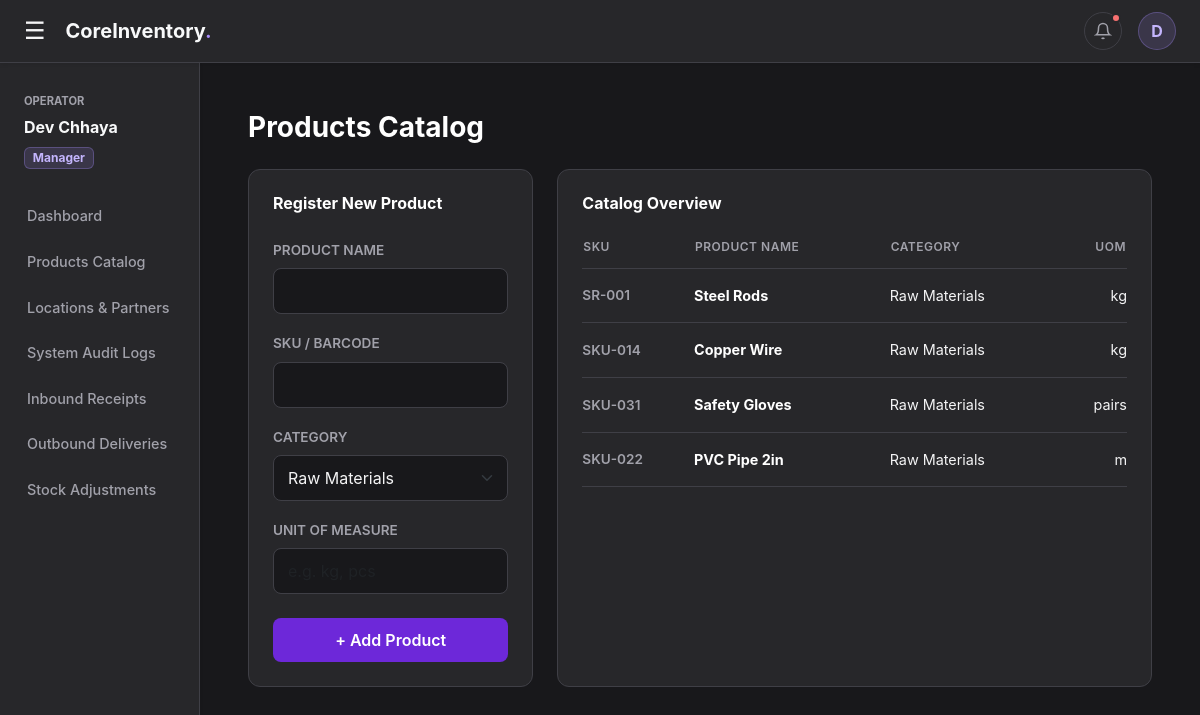
Screenshot of /products (signed in) with the database file from the repository.
### app.py (models this page shows)
class User(db.Model):
    __tablename__ = 'users'
    id = db.Column(db.Integer, primary_key=True)
    username = db.Column(db.String(50), unique=True, nullable=False)
    email = db.Column(db.String(100), unique=True, nullable=False)
    password_hash = db.Column(db.String(255), nullable=False)
    role = db.Column(db.String(20), nullable=False, default='Manager')
    address = db.Column(db.Text, nullable=True)
    preferred_payment = db.Column(db.String(20), nullable=True, default='UPI')
    reset_otp = db.Column(db.String(6), nullable=True)
    otp_expiry = db.Column(db.DateTime, nullable=True)

class Product(db.Model):
    __tablename__ = 'products'
    id = db.Column(db.Integer, primary_key=True)
    name = db.Column(db.String(255), nullable=False)
    sku = db.Column(db.String(100), unique=True, nullable=False)
    category_id = db.Column(db.Integer, db.ForeignKey('product_categories.id'))
    unit_of_measure = db.Column(db.String(50), nullable=False)
    created_at = db.Column(db.DateTime, default=datetime.utcnow)

class ProductCategory(db.Model):
    __tablename__ = 'product_categories'
    id = db.Column(db.Integer, primary_key=True)
    name = db.Column(db.String(100), unique=True, nullable=False)

### app.py (the view, shortened to what this page needs)
@app.route('/products', methods=['GET', 'POST'])
@login_required
@role_required('Manager')
def products():
    products_list = db.session.query(Product.id, Product.name, Product.sku, Product.unit_of_measure, ProductCategory.name.label('category_name')).outerjoin(ProductCategory, Product.category_id == ProductCategory.id).all()
    categories = ProductCategory.query.all()
    return render_template('products.html', products=products_list, categories=categories)

### app.py (called while the page is built)
@app.context_processor
def inject_global_data():
    if 'user_id' in session:
        nav_pending = InventoryOperation.query.filter(InventoryOperation.status != 'Done').order_by(InventoryOperation.created_at.desc()).limit(4).all()
        nav_completed = InventoryOperation.query.filter_by(status='Done').order_by(InventoryOperation.created_at.desc()).limit(4).all()
        return dict(nav_pending=nav_pending, nav_completed=nav_completed)
    return dict()

def login_required(f):
    @wraps(f)
    def decorated_function(*args, **kwargs):
        if 'user_id' not in session: return redirect(url_for('login'))
        user = User.query.get(session['user_id'])
        if not user:
            session.clear()
            return redirect(url_for('login'))
        return f(*args, **kwargs)
    return decorated_function

def role_required(allowed_role):
    def decorator(f):
        @wraps(f)
        def decorated_function(*args, **kwargs):
            if session.get('user_role') != allowed_role:
                flash(f'Access Denied: Requires {allowed_role} clearance.', 'danger')
                return redirect(url_for('dashboard'))
            return f(*args, **kwargs)
        return decorated_function
    return decorator

### templates/products.html (shortened to what this page needs)
{% extends "base.html" %}
{% block content %}
<div class="d-flex justify-content-between align-items-center mb-4">
    <h1 class="h3 text-white fw-bold mb-0">Products Catalog</h1>
</div>
<div class="row g-4">
    <div class="col-lg-4">
        <div class="panel-card h-100">
            <h6 class="text-white fw-bold mb-4">Register New Product</h6>
            <form method="POST" action="/products">
                <div class="mb-3">
                    <label class="form-label text-muted-custom">Product Name</label>
                    <input type="text" name="name" class="form-control dark-input" required>
                </div>
                <div class="mb-3">
                    <label class="form-label text-muted-custom">SKU / Barcode</label>
                    <input type="text" name="sku" class="form-control dark-input" required>
                </div>
                <div class="mb-3">
                    <label class="form-label text-muted-custom">Category</label>
                    <select name="category_id" class="form-select dark-input" required>
                        {% for cat in categories %}<option value="{{ cat.id }}">{{ cat.name }}</option>{% endfor %}
                    </select>
                </div>
                <div class="mb-4">
                    <label class="form-label text-muted-custom">Unit of Measure</label>
                    <input type="text" name="uom" class="form-control dark-input" required placeholder="e.g. kg, pcs">
                </div>
                <button type="submit" class="btn-purple w-100">+ Add Product</button>
            </form>
        </div>
    </div>
    <div class="col-lg-8">
        <div class="panel-card h-100">
            <h6 class="text-white fw-bold mb-4">Catalog Overview</h6>
            <div class="table-responsive">
                <table class="custom-table">
                    <thead><tr><th>SKU</th><th>Product Name</th><th>Category</th><th class="text-end">UoM</th></tr></thead>
                    <tbody>
                        {% for p in products %}
                        <tr>
                            <td class="text-muted-custom">{{ p.sku }}</td>
                            <td class="fw-bold text-white">{{ p.name }}</td>
                            <td>{{ p.category_name }}</td>
                            <td class="text-end">{{ p.unit_of_measure }}</td>
                        </tr>
                        {% else %}
                        <tr><td colspan="4" class="text-center text-muted py-4">No products found.</td></tr>
                        {% endfor %}
                    </tbody>
                </table>
            </div>
        </div>
    </div>
</div>
{% endblock %}

### templates/base.html (shortened to what this page needs)
<!DOCTYPE html>
<html lang="en">
<head>
    <link href="https://cdn.jsdelivr.net/npm/bootstrap@5.3.0/dist/css/bootstrap.min.css" rel="stylesheet">
</head>
<body>
    <div class="top-navbar sticky-top shadow-sm">
        <div class="d-flex align-items-center">
            <button class="burger-icon" id="sidebarToggle">&#9776;</button>
            <h5 class="mb-0 fw-bold text-light">CoreInventory<span style="color: var(--accent-light)">.</span></h5>
        </div>
        <div class="d-flex align-items-center">
            <div class="dropdown me-3">
                <button class="nav-icon-btn" type="button" data-bs-toggle="dropdown" aria-expanded="false">
                    <svg width="18" height="18" viewBox="0 0 24 24" fill="none" stroke="currentColor" stroke-width="2"><path d="M18 8A6 6 0 0 0 6 8c0 7-3 9-3 9h18s-3-2-3-9"></path><path d="M13.73 21a2 2 0 0 1-3.46 0"></path></svg>
                    {% if nav_pending|length > 0 %}
                        <span class="notification-dot"></span>
                    {% endif %}
                </button>
            </div>
            <div class="dropdown">
                <button class="profile-btn" type="button" data-bs-toggle="dropdown" aria-expanded="false">
                    {{ session.get('user_name', 'U')[0] | upper }}
                </button>
            </div>
        </div>
    </div>
    <div class="container-fluid position-relative">
        <div class="row flex-nowrap">
            <nav id="sidebar" class="col-auto col-md-3 col-lg-2 px-0 sidebar-menu shadow-sm">
                <div class="px-4 mb-4">
                    <small class="text-uppercase fw-bold" style="color: var(--text-muted); font-size: 0.7rem;">Operator</small>
                    <div class="text-light mt-1 fw-bold">{{ session.get('user_name', 'System User') }}</div>
                    <span class="badge mt-2" style="background: rgba(167, 139, 250, 0.15); color: #C4B5FD; border: 1px solid rgba(167, 139, 250, 0.3);">{{ session.get('user_role', 'Guest') }}</span>
                </div>
                <a href="/dashboard">Dashboard</a>
                {% if session.get('user_role') == 'Manager' %}
                    <a href="/products">Products Catalog</a>
                    <a href="/locations">Locations & Partners</a>
                    <a href="/audit">System Audit Logs</a>
                {% endif %}
                <a href="/receipts">Inbound Receipts</a>
                <a href="/deliveries">Outbound Deliveries</a>
                <a href="/adjustments">Stock Adjustments</a>
            </nav>
            <main class="col px-md-5 py-5">
                {% block content %}{% endblock %}
            </main>
        </div>
    </div>
</body>
</html>

### templates/base.html (style rules this page uses)
:root { --bg-dark: #18181B; --surface-dark: #27272A; --border-dark: #3F3F46; --text-primary: #F4F4F5; --text-muted: #A1A1AA; --accent-light: #A78BFA; }
body { background-color: var(--bg-dark); color: var(--text-primary); overflow-x: hidden; font-family: 'Inter', system-ui, sans-serif; }
.top-navbar { background-color: var(--surface-dark); border-bottom: 1px solid var(--border-dark); padding: 12px 24px; display: flex; align-items: center; justify-content: space-between; }
.burger-icon { font-size: 1.5rem; cursor: pointer; margin-right: 20px; border: none; background: none; color: var(--text-primary); padding: 0; transition: color 0.2s; }
.nav-icon-btn { background: transparent; border: 1px solid var(--border-dark); color: var(--text-muted); border-radius: 50%; width: 38px; height: 38px; display: flex; align-items: center; justify-content: center; transition: all 0.2s; position: relative; }
.notification-dot { position: absolute; top: 0px; right: 0px; width: 10px; height: 10px; background-color: #F87171; border-radius: 50%; border: 2px solid var(--surface-dark); }
.profile-btn { background: rgba(167, 139, 250, 0.15); color: #C4B5FD; border: 1px solid rgba(167, 139, 250, 0.3); border-radius: 50%; width: 38px; height: 38px; font-weight: bold; display: flex; align-items: center; justify-content: center; text-decoration: none; cursor: pointer; }
.sidebar-menu { min-height: calc(100vh - 63px); background-color: var(--surface-dark); border-right: 1px solid var(--border-dark); padding-top: 24px; transition: all 0.2s ease-in-out; }
.sidebar-menu a { color: var(--text-muted); text-decoration: none; padding: 12px 24px; display: block; font-weight: 500; font-size: 0.9rem; transition: all 0.2s; border-left: 3px solid transparent; }

### templates/products.html (style rules this page uses)
.panel-card { background-color: #27272A; border: 1px solid #3F3F46; border-radius: 12px; padding: 24px; }
.dark-input { background-color: #18181B; border: 1px solid #3F3F46; color: #F4F4F5; border-radius: 8px; padding: 10px 14px; transition: all 0.2s; }
.custom-table { width: 100%; color: #F4F4F5; font-size: 0.9rem; }
.custom-table th { color: #A1A1AA; text-transform: uppercase; font-size: 0.75rem; letter-spacing: 0.5px; border-bottom: 1px solid #3F3F46; padding-bottom: 12px; font-weight: 600; }
.custom-table td { padding: 16px 0; border-bottom: 1px solid #3F3F46; vertical-align: middle; }
.btn-purple { background-color: #6D28D9; color: white; border: none; border-radius: 8px; padding: 10px 24px; font-weight: 600; transition: all 0.2s; }
.text-muted-custom { color: #A1A1AA; font-size: 0.85rem; font-weight: 600; text-transform: uppercase; }

### rows the page displays
User: get "Dev Chhaya", get "Manager"
Product: sku "SR-001", name "Steel Rods", category_name "Raw Materials", unit_of_measure "kg"
Product: sku "SKU-014", name "Copper Wire", category_name "Raw Materials", unit_of_measure "kg"
Product: sku "SKU-031", name "Safety Gloves", category_name "Raw Materials", unit_of_measure "pairs"
Product: sku "SKU-022", name "PVC Pipe 2in", category_name "Raw Materials", unit_of_measure "m"

### other values shown
{{ session.get('user_name', 'U')[0] | upper }} "D"
form field category_id "Raw Materials"
